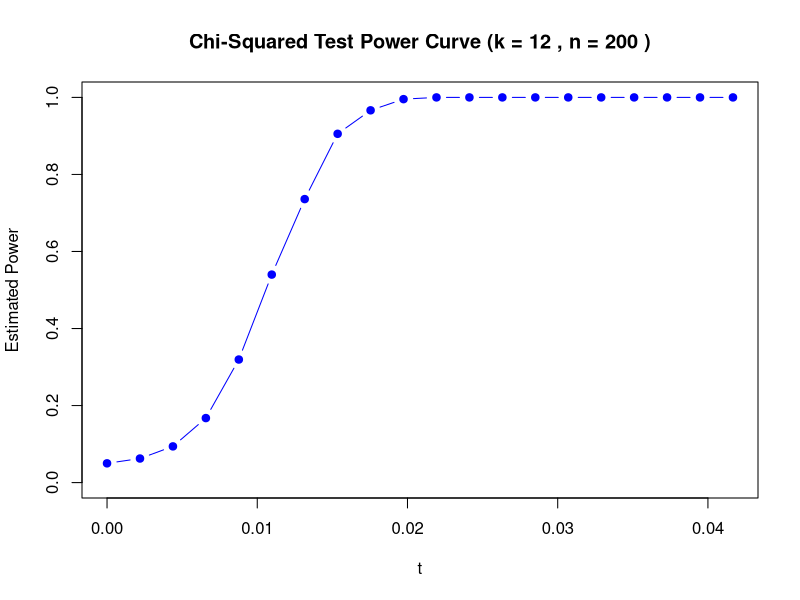

Here is the R script that generated this plot: (Note: this script raises an error after producing the figure.)
## ---- chunk 1
library(tidyverse)
alpha <- 0.05
df <- read.csv("Natality, 2007-2024.csv")

clean_df <- df %>%
  filter(
    !is.na(County), nzchar(trimws(County)), County != "Unidentified Counties, CA",
    !is.na(Sex), nzchar(trimws(Sex)),
    !is.na(Births)
  )
county_summary <- clean_df %>%
  group_by(County) %>%
  summarise(
    Total_Births = sum(Births),
    Female_Births = sum(Births[Sex == "Female"]),
    Male_Births = sum(Births[Sex == "Male"]),
    Prop_Female = Female_Births / Total_Births
  )
summary(county_summary$Prop_Female)

contingency_df <- clean_df %>%
  select(County, Sex, Births) %>%
  pivot_wider(names_from = Sex, values_from = Births)

counts_matrix <- as.matrix(contingency_df[, c("Female", "Male")])
rownames(counts_matrix) <- contingency_df$County

counts_table <- xtabs(Births ~ County + Sex, data = clean_df)

## Chi-squared test for homogeneity
## H0: Probability of being a girl is the same in all counties
## H1: Probability of being a girl differs in at least one county
chi2_result <- chisq.test(counts_table)
print(chi2_result)
print(chi2_result$p.value<alpha)
## ---- chunk 2
chisq.power <- function(k, t, n, B = 2000, alpha = 0.05) {
  reject_vector <- logical(B)
  prob_vector <- c(rep(1 / (2 * k) + t, k), rep(1 / (2 * k) - t, k))
  
  for (i in 1:B) {
    x <- sample(1:(2 * k), size = n, replace = TRUE, prob = prob_vector)
    counts <- table(factor(x, levels = 1:(2 * k)))
    reject_vector[i] <- chisq.test(counts)$p.value < alpha
  }
  
  return(mean(reject_vector))
}
## ---- chunk 3
k_val <- 12
n_val <- 200

t_seq <- seq(0, 1 / (2 * k_val), length.out = 20)
power_vals <- sapply(t_seq, function(t) {
  chisq.power(k = k_val, t = t, n = n_val, B = 2000)
})

plot(
  t_seq, power_vals,
  type = "b",
  pch = 19,
  col = "blue",
  xlab = expression(t),
  ylab = "Estimated Power",
  main = paste("Chi-Squared Test Power Curve (k =", k_val, ", n =", n_val, ")"),
  ylim = c(0, 1)
)
## ---- chunk 4
set.seed(42)
n_sims <- 10000
k_vector <- c(5, 10, 20, 50, 100)
n_vector <- c(2, 4, 5, 6, 8, 10)

results_matrix <- matrix(NA, nrow = length(k_vector), ncol = length(n_vector))
rownames(results_matrix) <- paste0("k=", k_vector)
colnames(results_matrix) <- paste0("n=", n_vector, "k")

expected_count_matrix <- results_matrix

fast_chisq_pval <- function(counts, k, n) {
  expected <- (n / k)
  stat <- sum((counts - expected)^2 / expected)
  pchisq(stat, df = k - 1, lower.tail = FALSE)
}

for (i in seq_along(k_vector)) {
  k <- k_vector[i]
  for (j in seq_along(n_vector)) {
    n <- n_vector[j] * k
    p_values <- numeric(n_sims)
    
    for (s in 1:n_sims) {
      tab <- tabulate(sample.int(k, size = n, replace = TRUE), nbins = k)
      p_values[s] <- fast_chisq_pval(tab, k, n)
    }
    
    results_matrix[i, j] <- mean(p_values < 0.05)
    expected_count_matrix[i, j] <- n / k
  }
}

results_matrix
expected_count_matrix
## ---- chunk 5
library(parallel)
set.seed(42)
n_sims <- 1000000
n_rolls <- 30
p_null <- rep(1 / 6, 6)

observed_sample <- sample(1:6, size = n_rolls, replace = TRUE)
observed_counts <- tabulate(observed_sample, nbins = 6)

calc_stat <- function(counts, n, p) {
  expected <- n * p
  sum((counts - expected)^2 / expected)
}

t_obs <- calc_stat(observed_counts, n_rolls, p_null)

## 1: chi squared test
time_builtin <- system.time({
  fit_builtin <- chisq.test(observed_counts, p = p_null, 
  simulate.p.value = TRUE, B = n_sims)
})
p_val_builtin <- fit_builtin$p.value

## 2: for loop
time_for_loop <- system.time({
  sim_stats <- numeric(n_sims)
  for (i in 1:n_sims) {
    simulated_counts <- tabulate(sample.int(6, size = n_rolls, 
    replace = TRUE), nbins = 6)
    sim_stats[i] <- calc_stat(simulated_counts, n_rolls, p_null)
  }
  p_val_loop <- mean(sim_stats >= t_obs)
})

## 3: paralell computing
time_parallel <- system.time({
  num_cores <- max(1, detectCores() - 1)
  cl <- makeCluster(num_cores)
  
  clusterSetRNGStream(cl, 123)
  clusterExport(cl, varlist = c("n_rolls", "p_null", "calc_stat"), envir = environment())

  null_stats_parallel <- unlist(parLapply(cl, 1:n_sims, function(i) {
    sim_counts <- tabulate(sample.int(6, size = n_rolls, replace = TRUE), nbins = 6)
    calc_stat(sim_counts, n_rolls, p_null)
  }))
  
  stopCluster(cl)
  p_val_parallel <- mean(null_stats_parallel >= t_obs)
})

## Results Comparison
results <- data.frame(
  Method = c("chisq.test", "For Loop", "Parallel Computing"),
  Elapsed_Time_Sec = c(time_builtin["elapsed"], 
  time_for_loop["elapsed"], time_parallel["elapsed"]),
  p_value = c(p_val_builtin, p_val_loop, p_val_parallel)
)

print(results)
